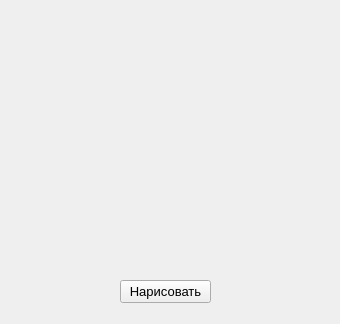
<?xml version="1.0" encoding="UTF-8"?>
<ui version="4.0">
 <class>Form</class>
 <widget class="QWidget" name="Form">
  <property name="geometry">
   <rect>
    <x>0</x>
    <y>0</y>
    <width>340</width>
    <height>324</height>
   </rect>
  </property>
  <property name="windowTitle">
   <string>Form</string>
  </property>
  <widget class="QPushButton" name="btnDraw">
   <property name="geometry">
    <rect>
     <x>120</x>
     <y>280</y>
     <width>91</width>
     <height>23</height>
    </rect>
   </property>
   <property name="font">
    <font>
     <pointsize>10</pointsize>
    </font>
   </property>
   <property name="text">
    <string>Нарисовать</string>
   </property>
  </widget>
 </widget>
 <resources/>
 <connections/>
</ui>
